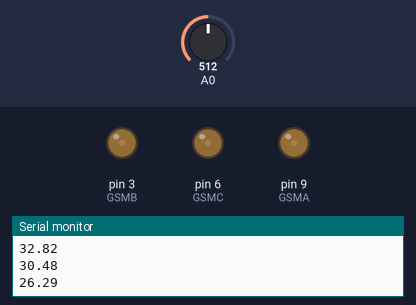
A sketch run on a simulated Arduino Uno, built with avr-gcc and run on an emulated ATmega328P. Parts: output pins drawn as LEDs (lit = HIGH), the last lines printed to the serial monitor. The inputs (shaded band) are chosen by the test bench; at power-on: A0 = 512.

Above: at 1.2 s.
1.3 s: A0 set to 246
At 2.1 s:
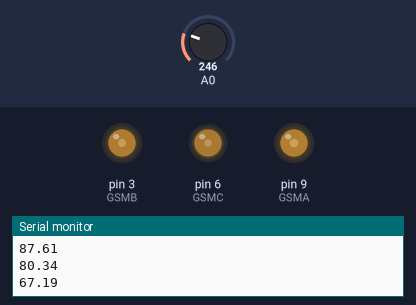
2.8 s: A0 set to 266
At 3.5 s:
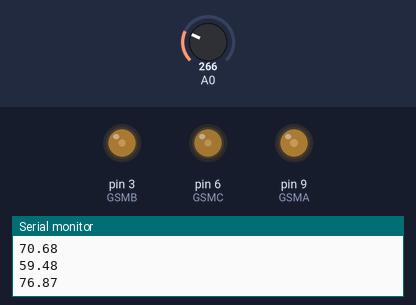
4.3 s: A0 set to 150
At 5.4 s:
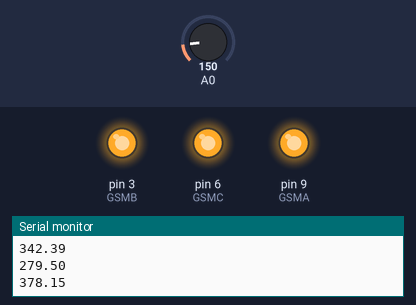
5.8 s: A0 set to 511
At 6.4 s:
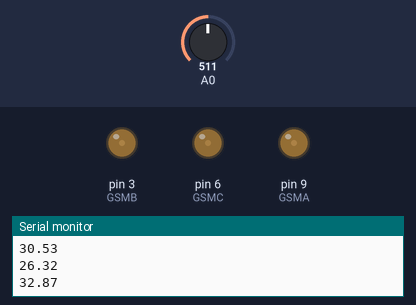
7.3 s: A0 set to 122
At 7.9 s:
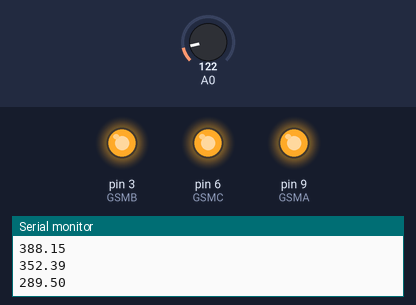
Timing chart, 0 to 9.8 s (numbered marks = the images above; inputs shaded):
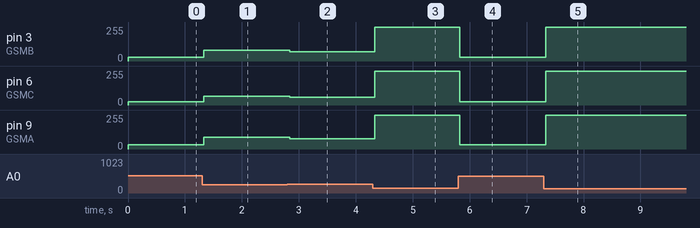

The sketch:

sketch_may3a_copy_20230610143406.ino
```cpp
// Pins für Motoren und Hall Sensoren
//Motor A
int GSMA = 9;  // PWM
int hallPinA = 13;
//Motor B
int GSMB = 3;
int hallPinB = 7;
//Motor C
int GSMC = 6;  // PWM
int hallPinC = 12;

// Spinfunktion
float x0 = 0.;
float y0 = 0.01;
float w_A=0.;
float w_B=0.;
float w_C=0.;
float w_max = 1.;
float scalexy= 255./80.;

//pwmfunktion
int pwmthresh=45;

float pwmA = pwmthresh;
float pwmB = pwmthresh;
float pwmC = pwmthresh;


float mA =345.231468;
float mB =336.9398575;
float mC =343.3361823;

float pwmparamA =0.1914;
float pwmparamB =0.1711;
float pwmparamC =0.1354;

float KpA =0.00006;
float KpB =0.00006;
float KpC =0.00006;

float spannung;

//Bluetooth
int Signal = -1;
bool bluetooth=false;

// Drehzahlvariablen
float maxspeed = 10000.;
float maxspeedA = 3000.;
float maxspeedB = 3000.;
float maxspeedC = 3000.;

float sollspeed = 3000.;
float sollspeedA = 3000.;
float sollspeedB = 3000.;
float sollspeedC = 3000.;

float scale= maxspeed/80.;

float speedA = 3000.;
float speedB = 3000.;
float speedC = 3000.;


void setup()
{
  Serial.begin(9600);  //serieller Monitor wird gestartet, Baudrate auf 9600 festgelegt
  //Motor 1
  pinMode(GSMA, OUTPUT);
  //Motor 2
  pinMode(GSMB, OUTPUT);
  //Motor 3
  pinMode(GSMC, OUTPUT);
  // Hall Sensiór 1
  pinMode(hallPinA,INPUT);
  // Hall Sensiór 2
  pinMode(hallPinB,INPUT);
  // Hall Sensiór 3
  pinMode(hallPinC,INPUT);

  analogWrite(GSMA, pwmthresh);
  analogWrite(GSMB, pwmthresh);
  analogWrite(GSMC, pwmthresh);
}

void loop(){
  spannung= get_voltage(spannung);
  //Serial.println(spannung);
  maxspeedA=motorkurve(mA,spannung);
  maxspeedB=motorkurve(mB,spannung);
  maxspeedC=motorkurve(mC,spannung);
  scale=maxspeedA/80.;
  pwmthresh=1.2/spannung*255;
  if (bluetooth){Signal=Serial.read();}//..sollen diese ausgelesen werden#

  if (Signal>-1 && Signal<80){
    x0=Signal*scalexy;
    x0=2./255.*x0-1.;
  }
  else if (Signal>79 && Signal<160){
    y0=(Signal-80)*scalexy;
    y0=-(2./255.*y0-1.);
  }
  else if (Signal>159 && Signal<240){
    sollspeed=(Signal-160)*scale;
  }
  else if (Signal>239 && Signal<256){
    analogWrite(GSMA, 0);
    analogWrite(GSMB, 0);
    analogWrite(GSMC, 0);
  }
  if (Signal<240) {
  xy_to_spin(x0,y0,w_A,w_B,w_C);
  w_max=max(max(w_A,w_B),w_C);

  sollspeedA=w_A/w_max*sollspeed;
  sollspeedB=w_B/w_max*sollspeed;
  sollspeedC=w_C/w_max*sollspeed;

  // speedA=get_speed(hallPinA,speedA);
  // speedB=get_speed(hallPinB,speedB);
  // speedC=get_speed(hallPinC,speedC);


  // pwmparamA=speedregulation(speedA,sollspeedA,pwmparamA,KpA);
  // pwmparamB=speedregulation(speedB,sollspeedB,pwmparamB,KpB);
  // pwmparamC=speedregulation(speedC,sollspeedC,pwmparamC,KpC);

  // Serial.println(pwmparamA);
  // Serial.println(speedA);
  // Serial.println(sollspeedA);

  pwmA= pwm_func(sollspeedA, maxspeedA, pwmthresh,pwmparamA);
  pwmB= pwm_func(sollspeedB, maxspeedB, pwmthresh,pwmparamB);
  pwmC= pwm_func(sollspeedC, maxspeedC, pwmthresh,pwmparamC);

  Serial.println(pwmA);
  Serial.println(pwmB);
  Serial.println(pwmC);


  analogWrite(GSMA, max(min(pwmA,255),pwmthresh));
  analogWrite(GSMB, max(min(pwmB,255),pwmthresh));
  analogWrite(GSMC, max(min(pwmC,255),pwmthresh));
  }
}


float speedregulation(float speed, float sollspeed, float pwmparam,float Kp){
  float delta;
  delta=Kp*(sollspeed-speed);
  if(abs(delta)>0.1){delta=0.1*delta/abs(delta);}
  if(abs(delta)<0.001){delta=0.;}
  pwmparam=max(pwmparam+delta,0);
  return pwmparam;
}

float get_speed(int hallPin, float speedold){
  int val=0;
  bool on_state=false;
  float speed = 0.;
  float start = millis();
  //digitalWrite(LED_BUILTIN,HIGH);
  while (val<40){
    //digitalWrite(LED_BUILTIN,digitalRead(hallPin));
    //if ((millis()-start)>700){break;}
    if (digitalRead(hallPin)==0){
      if (on_state==false){
        on_state=true;
        val+=1;
        //digitalWrite(LED_BUILTIN,LOW);
      }
    }
    else{
      if (on_state==true){
        on_state=false;
        //digitalWrite(LED_BUILTIN,LOW);
      }
    }
  }

  float stop = millis();
  float time=(stop-start)/1000.;
  speed=val/time*60;
  return speed;
}

float motorkurve( float m, float spannung){
  return spannung*m;
}


float pwm_func(float sollspeed, float maxspeed, float pwmthresh,float pwmparam){
  float pwm;
  float x;
  x=min(sollspeed/maxspeed,0.999);
  pwm=pwmthresh-(pwmparam*log(1.-x))*255.;
  return pwm;
}

float get_voltage(float spannungold){
  float spannung=0;
  int analog_value;
  float output_voltage;
  float input_voltage;
   for (int i = 1; i < 10; i+=1){
    analog_value = analogRead(A0);
    input_voltage = (analog_value * 5.0) / 1023.0 ;
    output_voltage = (input_voltage * 10000./1000.) ; // Reduktion der Spannung  durch Spannungsteiler U2=U1*R2/R1
    spannung=(spannung*float((i-1))+output_voltage)/float(i);
    }
  if (abs(spannungold-spannung)>0.5) {return spannung;}
  return spannungold;
}

void xy_to_spin(float x0,float y0,float &w_A,float &w_B,float &w_C){
    float pi = 3.1415926535897932384626433832795;
    float alpha0 = 0.;
    float alpha_tilde = 0.;
    float r_i = 0.;

    alpha_tilde = atan(abs(x0) / abs(y0)) / pi * 180.; // in Dummy Winkel umrechnen [deg]
    r_i = min(1.,sqrt(x0*x0 + y0*y0)); // in Radius umrechnen


    if (x0 >= 0 && y0 >= 0){ // Sektor 1

      alpha0 = alpha_tilde; // in realen Winkel umrechnen (von y-Achse im Uhrzeigersinn) [deg]
    }
    else if( x0 >= 0 && y0 < 0){ // Sektor 2

      alpha0 = 180. - alpha_tilde; // in realen Winkel umrechnen (von y-Achse im Uhrzeigersinn) [deg]
    }
    else if (x0 < 0 && y0 < 0){ // Sektor 3

      alpha0 = alpha_tilde + 180.; // in realen Winkel umrechnen (von y-Achse im Uhrzeigersinn) [deg]
    }
    else {// Sektor 4

      alpha0 = 360. - alpha_tilde; // in realen Winkel umrechnen (von y-Achse im Uhrzeigersinn) [deg]
    }

    if (alpha0 >= 0. && alpha0 < 120.){ // Zwischen Motor A und B

      w_A = 0.5 + 0.5 * cos((1.5 * (alpha0 - 0.)) * pi / 180.); // Anteil Motor A bei r = r_max
      w_B = 0.5 + 0.5 * cos((1.5 * (alpha0 - 120.)) * pi / 180.); // Anteil Motor B bei r = r_max
      w_C =  max(0.,1. - w_A - w_B); // Anteil Motor C bei r = r_max
    }
    else if (alpha0 >= 120. && alpha0 < 240.){ // Zwischen Motor B und C

      w_B = 0.5 + 0.5 * cos((1.5 * (alpha0 - 120.)) * pi / 180.); // Anteil Motor B bei r = r_max
      w_C = 0.5 + 0.5 * cos((1.5 * (alpha0 - 240.)) * pi / 180.); // Anteil Motor C bei r = r_max
      w_A = max(0.,1. - w_B - w_C); // Anteil Motor A bei r = r_max
    }
    else{  // Zwischen Motor C und A

      w_A = 0.5 + 0.5 * cos((1.5 * (alpha0 - 360.)) * pi / 180.); // Anteil Motor A bei r = r_max
      w_C = 0.5 + 0.5 * cos((1.5 * (alpha0 - 240.)) * pi / 180.); // Anteil Motor C bei r = r_max
      w_B =  max(0.,1. - w_A - w_C); // Anteil Motor B bei r = r_max
    }

    w_A = w_A / (w_A + w_B + w_C);
    w_B = w_B / (w_A + w_B + w_C);
    w_C = w_C / (w_A + w_B + w_C);

    w_A = (w_A - 1./3.) * r_i + 1./3.; // Anteil Motor A bei r = r_i
    w_B = (w_B - 1./3.) * r_i + 1./3.; // Anteil Motor B bei r = r_i
    w_C = (w_C - 1./3.) * r_i + 1./3.; // Anteil Motor C bei r = r_i
}
```

Measured:
- after the input at 1.3 s, pin 3 (GSMB): 30/255 → 80/255 at once; pin 6 (GSMC): 26/255 → 67/255 at once; pin 9 (GSMA): 32/255 → 87/255 at once
- after the input at 2.8 s, pin 3 (GSMB): 80/255 → 70/255 at once; pin 6 (GSMC): 67/255 → 59/255 at once; pin 9 (GSMA): 87/255 → 76/255 at once
- after the input at 4.3 s, pin 3 (GSMB): 70/255 → 255/255 at once; pin 6 (GSMC): 59/255 → 255/255 at once; pin 9 (GSMA): 76/255 → 255/255 at once
- after the input at 5.8 s, pin 3 (GSMB): 255/255 → 30/255 at once; pin 6 (GSMC): 255/255 → 26/255 at once; pin 9 (GSMA): 255/255 → 32/255 at once
- after the input at 7.3 s, pin 3 (GSMB): 30/255 → 255/255 at once; pin 6 (GSMC): 26/255 → 255/255 at once; pin 9 (GSMA): 32/255 → 255/255 at once
